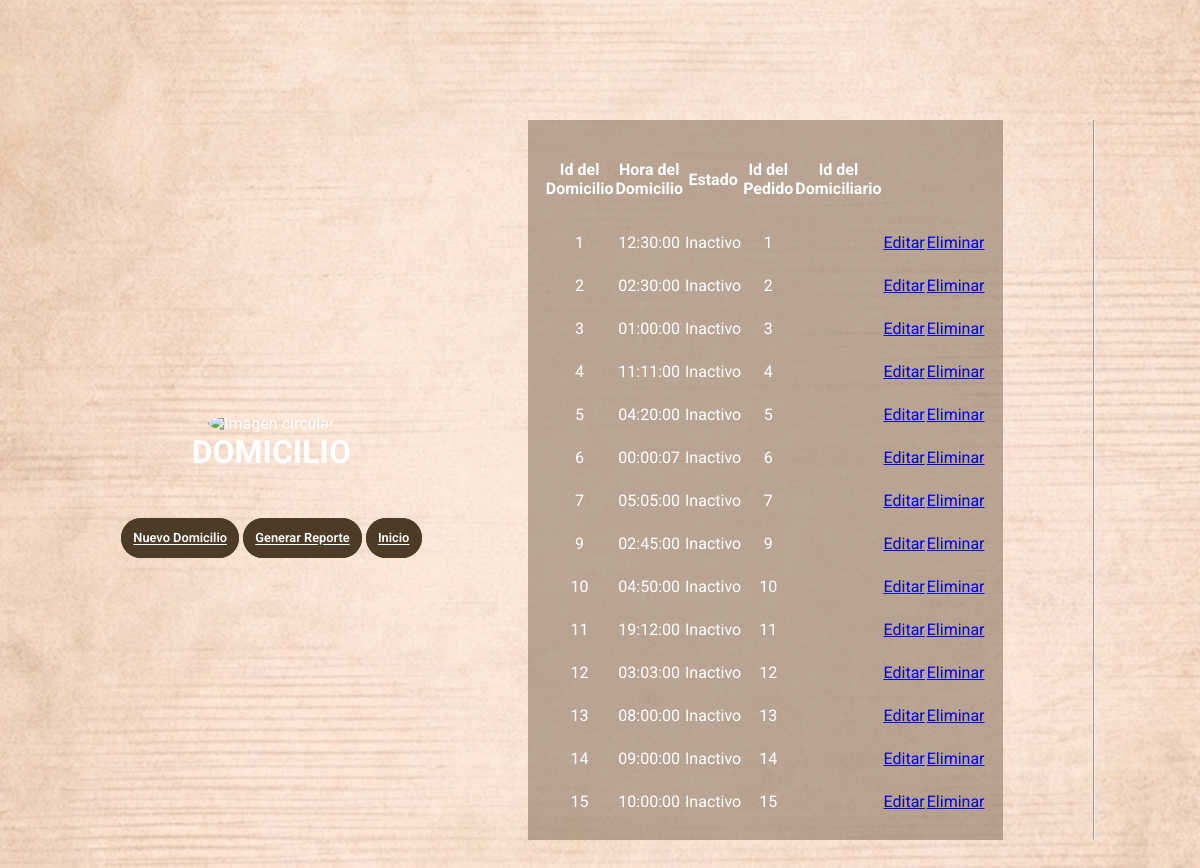
Screenshot of /DomiciliosD.php with the database file from the repository.
### tables this page shows
CREATE TABLE domicilio (
  idDomicilio INT AUTO_INCREMENT PRIMARY KEY NOT NULL,
  horaDomicilio TIME NOT NULL,
  estadoDomicilio VARCHAR(30) NOT NULL,
  idPedidoFK INT NOT NULL,
  idUsuarioFK INT NOT NULL,
  FOREIGN KEY (idPedidoFK) REFERENCES pedido(idPedido),
  FOREIGN KEY (idUsuarioFK) REFERENCES Usuario(idUsuario)
);

### Modelo/Conexion.php (called while the page is built)
<?php
class Conexion{
	public static function StartUp()
	{
		$pdo = new PDO('mysql:host=localhost;dbname=gestiondomiciliosdv;charset=utf8', 'root', 'NAMJOON');
		$pdo->setAttribute(PDO::ATTR_ERRMODE, PDO::ERRMODE_EXCEPTION);
		return $pdo;
	}
}
?>

### Modelo/Domicilios.php (called while the page is built, shortened)
<?php
require_once('Conexion.php');
class Domicilio {
    private $pdo;
    public function __CONSTRUCT() {
        try {
            $this->pdo = Conexion::StartUp();
        } catch(Exception $e) {
            echo "HAY PROBLEMAS DE CONEXION";
            die($e->getMessage());
        }
    }
    public function Listar() {
        $rows = null;
        $stm = $this->pdo->prepare("SELECT * FROM domicilio");
        $stm->execute();
        while($result = $stm->fetch()) {
            $rows[] = $result;
        }
        return $rows;
    }
}
?>

### DomiciliosD.php (the view, shortened to what this page needs)
<?php
require_once('../Modelo/Domicilios.php');
$model=new Domicilio();
?>
<!DOCTYPE html>
<html lang="es">
    <link rel="stylesheet" href="css/style.css">
    <link rel="stylesheet" href="css/style1.css">
</head>
<body>
    <body>
            <div class="container-form sign-up">
            <div class="welcome-back">
            <div class="message">
            <div class="logo">
            <img src="./img/domicilio1.png" class="circle-image" alt="Imagen circular">
            </div>
            <h1>DOMICILIO</h1> <br>
<br>
<br>
            <div class="well well-sm text-right">
            <a class="boton" href="AgregarDomicilio.php">Nuevo Domicilio</a>
            <a class="boton" href="reporteDo.php">Generar Reporte</a>
            <a class="boton" href="inicioD.php">Inicio</a>
</div>
</div>
</div>
<table class="formulario">
<thead>
    <tr>
        <th style="width:0px";>Id del Domicilio</th>
        <th style="width:150px;">Hora del Domicilio</th>
       <th style="width:130px;">Estado</th>
        <th style="width:100px";>Id del Pedido</th>
        <th style="width:150px;">Id del Domiciliario</th>
        <th style="width:60px;"></th>
        <th style="width:60px;"></th>
<?php
$Domicilio=$model->Listar();
if($Domicilio!=null){
    foreach ($Domicilio as $r){
?>
<tr>
    <td><?php echo $r['idDomicilio']; ?></td>
    <td><?php echo $r['horaDomicilio']; ?></td>
    <td><?php echo $r['estadoDomicilio']== 1 ? 'Activo' :  'Inactivo'; ?></td>
    <td><?php echo $r['idPedidoFK']; ?></td>
    <td><?php echo $r['idDomiciliarioFK']; ?></td>
    <td>
        <a href="EditarDomicilio.php?idDomicilio=<?php echo $r['idDomicilio'];?>">Editar</a>
    </td>
    <td>
        <a href="EliminarDomicilio.php?idDomicilio=<?php echo $r['idDomicilio'];?>">Eliminar</a>
    </td>
    </tr>
    <?php
    }
    }
    ?>
</table>
<hr />
</div>
</body>
</html>

### css/style.css (style rules this page uses)
* { margin: 0; padding: 0; box-sizing: border-box; font-family: 'Roboto', sans-serif; }
body { height: 100vh; display: flex; align-items: center; justify-content: center; background-image: url(../img/123.png); background-position: center; background-repeat: no-repeat; background-size: cover; color: white; }
.container-form { width: 90%; height: 90vh; display: flex; justify-content: space-around; transition: all .5s ease-out; }
.welcome-back { display: flex; align-items: center; text-align: center; }
.message { padding: 1rem; }
.formulario { width: 450px; padding: 1rem; margin: 0rem; background-color: #85705c8c; text-align: center; }
.boton { width: 60%; margin: auto; border: solid thin #4c3b27; padding: .7rem; border-radius: 2rem; background-color: #4c3b27; font-weight: 600; margin-top: 3rem; font-size: .8rem; cursor: pointer; color: white; }
.circle-image { width: 200px; height: 200px; border-radius: 50%; object-fit: cover; }
* { margin: 0; padding: 0; box-sizing: border-box; font-family: 'Open Sans'; }

### css/style1.css (style rules this page uses)
* { margin: 0; padding: 0; box-sizing: border-box; font-family: 'Roboto', sans-serif; }
body { height: 120vh; display: flex; align-items: center; justify-content: center; background-image: url(../img/123.png); background-position: center; background-repeat: no-repeat; background-size: cover; color: white; }

### rows the page displays
domicilio: idDomicilio "1", horaDomicilio "12:30:00", estadoDomicilio "Inactivo", idPedidoFK "1"
domicilio: idDomicilio "2", horaDomicilio "02:30:00", estadoDomicilio "Inactivo", idPedidoFK "2"
domicilio: idDomicilio "3", horaDomicilio "01:00:00", estadoDomicilio "Inactivo", idPedidoFK "3"
domicilio: idDomicilio "4", horaDomicilio "11:11:00", estadoDomicilio "Inactivo", idPedidoFK "4"
domicilio: idDomicilio "5", horaDomicilio "04:20:00", estadoDomicilio "Inactivo", idPedidoFK "5"
domicilio: idDomicilio "6", horaDomicilio "00:00:07", estadoDomicilio "Inactivo", idPedidoFK "6"
domicilio: idDomicilio "7", horaDomicilio "05:05:00", estadoDomicilio "Inactivo", idPedidoFK "7"
domicilio: idDomicilio "9", horaDomicilio "02:45:00", estadoDomicilio "Inactivo", idPedidoFK "9"
domicilio: idDomicilio "10", horaDomicilio "04:50:00", estadoDomicilio "Inactivo", idPedidoFK "10"
domicilio: idDomicilio "11", horaDomicilio "19:12:00", estadoDomicilio "Inactivo", idPedidoFK "11"
domicilio: idDomicilio "12", horaDomicilio "03:03:00", estadoDomicilio "Inactivo", idPedidoFK "12"
domicilio: idDomicilio "13", horaDomicilio "08:00:00", estadoDomicilio "Inactivo", idPedidoFK "13"
domicilio: idDomicilio "14", horaDomicilio "09:00:00", estadoDomicilio "Inactivo", idPedidoFK "14"
domicilio: idDomicilio "15", horaDomicilio "10:00:00", estadoDomicilio "Inactivo", idPedidoFK "15"
